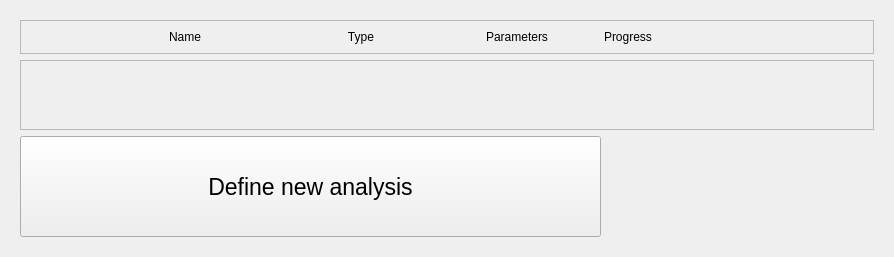
  <widget class="QWidget" name="tabAnalyses">
   <attribute name="title">
    <string>Analyses</string>
   </attribute>
   <layout class="QVBoxLayout" name="verticalLayout_7">
    <item>
     <widget class="QStackedWidget" name="analysisStack">
      <widget class="QWidget" name="page_2">
       <layout class="QVBoxLayout" name="verticalLayout_6">
        <item>
         <layout class="QVBoxLayout" name="verticalLayout_2">
          <property name="leftMargin">
           <number>0</number>
          </property>
          <item>
           <widget class="QFrame" name="frame_9">
            <property name="frameShape">
             <enum>QFrame::StyledPanel</enum>
            </property>
            <property name="frameShadow">
             <enum>QFrame::Raised</enum>
            </property>
            <layout class="QHBoxLayout" name="horizontalLayout_4">
             <property name="spacing">
              <number>1</number>
             </property>
             <property name="topMargin">
              <number>0</number>
             </property>
             <property name="bottomMargin">
              <number>0</number>
             </property>
             <item>
              <widget class="QFrame" name="frame_7">
               <property name="frameShape">
                <enum>QFrame::NoFrame</enum>
               </property>
               <property name="frameShadow">
                <enum>QFrame::Raised</enum>
               </property>
               <layout class="QHBoxLayout" name="horizontalLayout">
                <item>
                 <widget class="QLabel" name="label_2">
                  <property name="minimumSize">
                   <size>
                    <width>70</width>
                    <height>0</height>
                   </size>
                  </property>
                  <property name="maximumSize">
                   <size>
                    <width>70</width>
                    <height>16777215</height>
                   </size>
                  </property>
                  <property name="text">
                   <string/>
                  </property>
                  <property name="alignment">
                   <set>Qt::AlignCenter</set>
                  </property>
                 </widget>
                </item>
                <item>
                 <widget class="QLabel" name="analysisListNameLabel">
                  <property name="minimumSize">
                   <size>
                    <width>140</width>
                    <height>0</height>
                   </size>
                  </property>
                  <property name="maximumSize">
                   <size>
                    <width>140</width>
                    <height>16777215</height>
                   </size>
                  </property>
                  <property name="text">
                   <string>Name</string>
                  </property>
                  <property name="alignment">
                   <set>Qt::AlignCenter</set>
                  </property>
                 </widget>
                </item>
                <item>
                 <widget class="QLabel" name="analysisListTypeLabel">
                  <property name="minimumSize">
                   <size>
                    <width>200</width>
                    <height>0</height>
                   </size>
                  </property>
                  <property name="maximumSize">
                   <size>
                    <width>200</width>
                    <height>16777215</height>
                   </size>
                  </property>
                  <property name="text">
                   <string>Type</string>
                  </property>
                  <property name="alignment">
                   <set>Qt::AlignCenter</set>
                  </property>
                 </widget>
                </item>
                <item>
                 <widget class="QLabel" name="analysisListParametersLabel">
                  <property name="minimumSize">
                   <size>
                    <width>100</width>
                    <height>0</height>
                   </size>
                  </property>
                  <property name="maximumSize">
                   <size>
                    <width>100</width>
                    <height>16777215</height>
                   </size>
                  </property>
                  <property name="text">
                   <string>Parameters</string>
                  </property>
                  <property name="alignment">
                   <set>Qt::AlignCenter</set>
                  </property>
                 </widget>
                </item>
                <item>
                 <widget class="QLabel" name="analysisListProgressLabel">
                  <property name="minimumSize">
                   <size>
                    <width>110</width>
                    <height>0</height>
                   </size>
                  </property>
                  <property name="maximumSize">
                   <size>
                    <width>110</width>
                    <height>16777215</height>
                   </size>
                  </property>
                  <property name="text">
                   <string>Progress</string>
                  </property>
                  <property name="alignment">
                   <set>Qt::AlignCenter</set>
                  </property>
                 </widget>
                </item>
                <item>
                 <widget class="QLabel" name="label_18">
                  <property name="minimumSize">
                   <size>
                    <width>90</width>
                    <height>0</height>
                   </size>
                  </property>
                  <property name="maximumSize">
                   <size>
                    <width>90</width>
                    <height>16777215</height>
                   </size>
                  </property>
                  <property name="text">
                   <string/>
                  </property>
                 </widget>
                </item>
                <item>
                 <widget class="QFrame" name="frame_10">
                  <property name="minimumSize">
                   <size>
                    <width>70</width>
                    <height>0</height>
                   </size>
                  </property>
                  <property name="maximumSize">
                   <size>
                    <width>70</width>
                    <height>16777215</height>
                   </size>
                  </property>
                  <property name="frameShape">
                   <enum>QFrame::NoFrame</enum>
                  </property>
                  <property name="frameShadow">
                   <enum>QFrame::Raised</enum>
                  </property>
                 </widget>
                </item>
               </layout>
              </widget>
             </item>
            </layout>
           </widget>
          </item>
          <item>
           <widget class="QScrollArea" name="scrollArea">
            <property name="widgetResizable">
             <bool>true</bool>
            </property>
            <widget class="QWidget" name="scrollAreaWidgetContents">
             <property name="geometry">
              <rect>
               <x>0</x>
               <y>0</y>
               <width>98</width>
               <height>28</height>
              </rect>
             </property>
             <layout class="QVBoxLayout" name="verticalLayout_9">
              <property name="spacing">
               <number>1</number>
              </property>
              <property name="topMargin">
               <number>1</number>
              </property>
              <property name="bottomMargin">
               <number>1</number>
              </property>
             </layout>
            </widget>
           </widget>
          </item>
          <item>
           <widget class="QPushButton" name="newAnButton">
            <property name="sizePolicy">
             <sizepolicy hsizetype="Fixed" vsizetype="Fixed">
              <horstretch>0</horstretch>
              <verstretch>0</verstretch>
             </sizepolicy>
            </property>
            <property name="minimumSize">
             <size>
              <width>581</width>
              <height>101</height>
             </size>
            </property>
            <property name="baseSize">
             <size>
              <width>581</width>
              <height>101</height>
             </size>
            </property>
            <property name="font">
             <font>
              <pointsize>17</pointsize>
             </font>
            </property>
            <property name="layoutDirection">
             <enum>Qt::LeftToRight</enum>
            </property>
            <property name="text">
             <string>Define new analysis</string>
            </property>
           </widget>
          </item>
         </layout>
        </item>
       </layout>
      </widget>
      <widget class="QWidget" name="page_3"/>
     </widget>
    </item>
   </layout>
  </widget>
